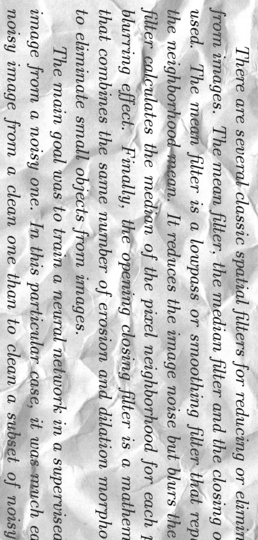
#> input picture datasets/ImageCleaningProject/trainA/img_0113.png, 258 x 540 px, given in place of img_0000.png, which was not available
$ jupyter execute --allow-errors full_stacker_pipeline_crop.ipynb   (text cells are left out)
#> lines starting #> are read from the running program, lines starting #| are printed output that depends on the picture; after the words box and inside, x2 and y2 are one past the last pixel; in counts of white or black regions, pixels touching at a corner belong together; pictures that were not available may be replaced by others from this repository, and a replacement may not be noted
[cell 1]
# Algorithmic methods imports

import cv2
import os
import numpy as np
import matplotlib.pyplot as plt
from scipy import ndimage, misc
from PIL import Image
from google.colab.patches import cv2_imshow

[cell 2]
import torch
import torch.nn as nn
import torch.nn.functional as F
from torch.utils.data import DataLoader, Dataset
import numpy as np
from IPython.display import clear_output

[cell 3]
data_path = "./drive/MyDrive/CSC413 Project/trainA"
label_path = "./drive/MyDrive/CSC413 Project/trainB"

[cell 4]
########################################################
# PART 1 - Median Filtering
########################################################
# [5 lines left out: function median_filter, not called in this run]

[cell 5]
########################################################
# PART 2 - Edge Detection, Dilation Erosion
########################################################
def edge_dilation_erosion_filter(image_path):
  img = cv2.imread(image_path, cv2.IMREAD_GRAYSCALE) # Load image
#> img is the input picture: shape (540, 258); min 7, max 255, mean 201.7
  edges = cv2.Canny(img,100,200)
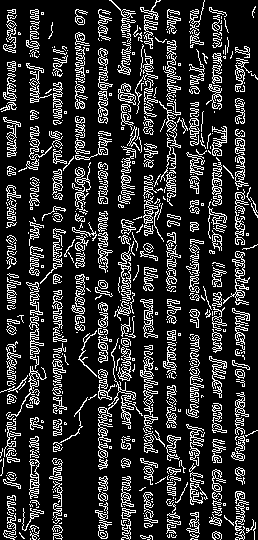
#> edges: shape (540, 258); 17.7% white in thin lines or dots
  dilated = cv2.dilate(edges, np.ones((3,3),np.uint8), iterations=1)
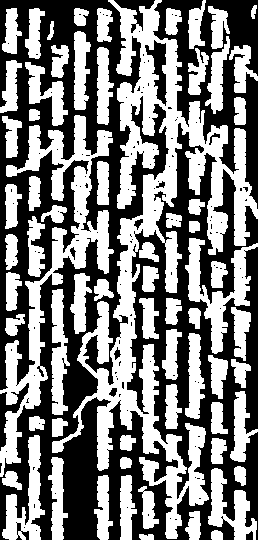
#> dilated: shape (540, 258); 48.6% white; 67 white regions, largest, box (x1, y1, x2, y2) and area: (52, 0, 258, 539) 24281, (0, 115, 114, 477) 8831, (185, 238, 258, 354) 2551
  eroded = cv2.erode(dilated, np.ones((4,4),np.uint8), iterations=1)
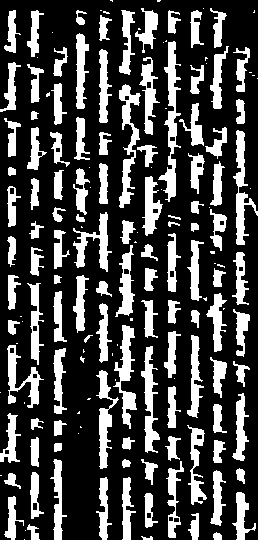
#> eroded: shape (540, 258); 27.1% white; 164 white regions (51 under 20 px), largest, box (x1, y1, x2, y2) and area: (158, 41, 181, 202) 1268, (119, 84, 141, 208) 1028, (113, 325, 137, 429) 962
  return cv2.bitwise_not(eroded)

[cell 6]
########################################################
# PART 3 - Adaptive Filter
########################################################
# [4 lines left out: function adaptive_filter, not called in this run]

[cell 7]
if not os.path.exists(data_path+"/median_filtered"):
  os.mkdir(data_path+"/median_filtered")
if not os.path.exists(data_path+"/edge_dilation_erosion"):
  os.mkdir(data_path+"/edge_dilation_erosion")
if not os.path.exists(data_path+"/adaptive_filtered"):
  os.mkdir(data_path+"/adaptive_filtered")

for img in sorted(os.listdir(data_path)):
  if img.endswith('.png'):
    input_image_path = os.path.join(data_path,img)

    median_filter_path = os.path.join(data_path+"/median_filtered",img)
    edge_dilation_erosion_path = os.path.join(data_path+"/edge_dilation_erosion",img)
    adaptive_filter_path = os.path.join(data_path+"/adaptive_filtered",img)

    if not os.path.exists(adaptive_filter_path):
      cv2.imwrite(median_filter_path, median_filter(input_image_path))
    if not os.path.exists(edge_dilation_erosion_path):
      cv2.imwrite(edge_dilation_erosion_path, edge_dilation_erosion_filter(input_image_path))
    if not os.path.exists(adaptive_filter_path):
      cv2.imwrite(adaptive_filter_path, adaptive_filter(input_image_path))

[cell 8]
# Test image
result = edge_dilation_erosion_filter(os.path.join(data_path, "img_0000.png"))
cv2_imshow(result)

#> (a cell that did not finish here is left out)

[cell 10]
class model_container():
  # [66 lines left out: functions __init__, train, inference, not called in this run]

  def delete_data(self):
    # For memory optimizations
    del self.dataloader

  def get_model():
    self.model.eval()
    return self.model

[cell 11]
class autoencoder_dataset(Dataset):
    def __init__(self, data, labels):
        super().__init__()
        # data and labels are both (dataset size, m, n) where images are m x n

        self.num_data = len(data)
        self.train_data = torch.unsqueeze(torch.from_numpy(data), dim=1)
        self.train_data = self.train_data.type(torch.FloatTensor)
        self.labels = torch.from_numpy(labels)
        self.labels = self.labels.type(torch.FloatTensor)

    def __len__(self):
        return self.num_data

    def __getitem__(self, idx):
        return self.train_data[idx], self.labels[idx]

[cell 12]
# [39 lines left out: function autoencoder_layer, not called in this run]

class autoencoder_architecture(nn.Module):
    # [33 lines left out: function __init__, not called in this run]

    def forward(self, concatenated_inputs):
        output = self.net(concatenated_inputs)
        return output.squeeze()

[cell 13]
def get_images_from_dir(data_path, track_progress=True, stop_idx=None, \
                        image_shape=None):

#> called with data_path = './drive/MyDrive/CSC413 Project/trainA', track_progress = True, stop_idx = 1
  dir_paths = os.listdir(data_path)
  num_paths = len(dir_paths)

  if stop_idx is None:
    stop_idx = num_paths

  if track_progress == True:
    def show_progress(idx):
      clear_output()
      print(idx, '/', stop_idx)
  else:
    def show_progress(idx):
      pass

  if image_shape is None:
    num_pngs = 0
    image_shape = [np.infty, np.infty]
    for idx, img in enumerate(sorted(dir_paths)):

      if num_pngs == stop_idx:
        break

      show_progress(num_pngs)
      if img.endswith('.png'):
        image_path = os.path.join(data_path,img)
        raw_image = cv2.imread(image_path, cv2.IMREAD_GRAYSCALE)
        for shape_idx in range(2):
          if raw_image.shape[shape_idx] < image_shape[shape_idx]:
            image_shape[shape_idx] = raw_image.shape[shape_idx]
#> after the loop, image_shape = [540, 258]
        num_pngs += 1

    image_shape = [num_pngs] + image_shape
#> image_shape = [1, 540, 258]
    print(image_shape)
#| [1, 540, 258]
  images = np.zeros(image_shape)

  png_idx = 0
  for idx, img in enumerate(sorted(dir_paths)):
    if png_idx == stop_idx:
      break

    show_progress(idx)
    if img.endswith('.png'):
      image_path = os.path.join(data_path,img)
      raw_image = cv2.imread(image_path, cv2.IMREAD_GRAYSCALE)
      diff_y = (raw_image.shape[0] - image_shape[1]) // 2
#> diff_y = 0
      diff_x = (raw_image.shape[1] - image_shape[2]) // 2
#> diff_x = 0
      images[png_idx] = raw_image[diff_y:raw_image.shape[0] - diff_y, \
                                  diff_x:raw_image.shape[1] - diff_x] / 255
      png_idx += 1

  return images, image_shape

[cell 14]
autoencoder_train_data, image_shape = get_images_from_dir(data_path, stop_idx=1)
#> image_shape = [1, 540, 258]
autoencoder_labels, image_shape = get_images_from_dir(label_path, image_shape=image_shape, stop_idx=1)

#> (a cell that did not finish here is left out)

autoencoder_model = autoencoder_architecture(num_hidden_channels=64)
autoencoder_params = prepare_params(batch_size=1, summary_epoch_interval=1, num_epochs=50, learning_rate=1e-3)

[cell 16]
# del autoencoder_train_data
# del autoencoder_labels

#> (a cell that did not finish here is left out)

#> (a cell that did not finish here is left out)

[cell 19]
# Just for testing code, have to change to get actual test data

# autoencoder.delete_data()
autoencoder_train_data, dataset_shapes = get_images_from_dir(data_path, stop_idx=1)
#| [1, 540, 258]
#> dataset_shapes = [1, 540, 258]
#> (the rest of this cell did not finish here and is left out)
